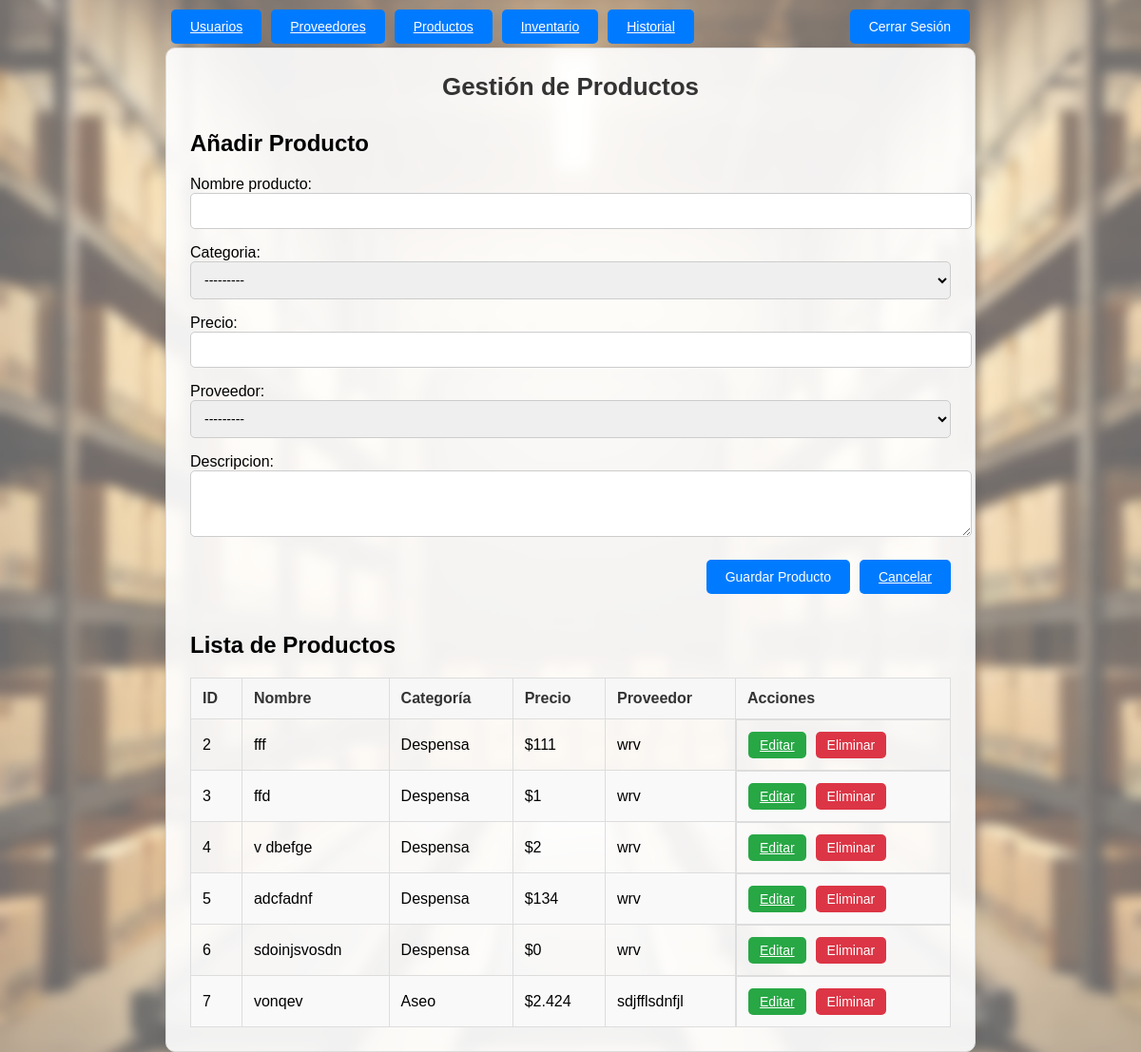
Before: /productos/ (signed in) with the older database file.
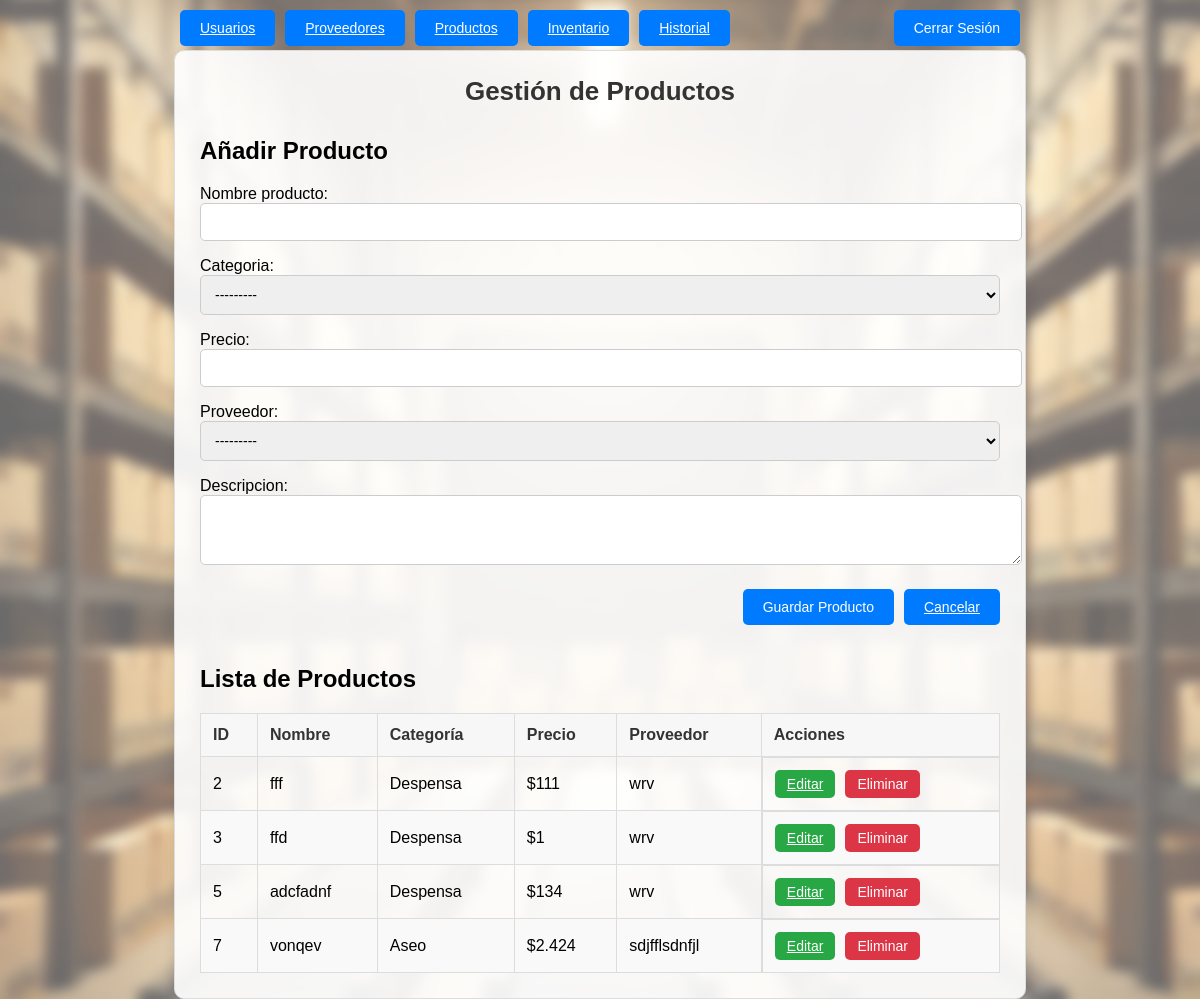
After: the same page with the newer database file.
### productos/models.py (models this page shows, shortened)
class Producto(models.Model):
    nombre_producto = models.CharField(max_length=100)
    class Categoria(models.TextChoices):
        ASEO = 'Aseo', 'Aseo'
        DESPENSA = 'Despensa', 'Despensa'
        CONGELADOS = 'Congelados', 'Congelados'
        CUIDADO_PERSONAL = 'Cuidado Personal', 'Cuidado Personal'
    categoria = models.CharField(
        max_length=16,
        choices=Categoria.choices,
        blank=False,
    )
    precio = models.DecimalField(max_digits=10, decimal_places=2)
    proveedor = models.ForeignKey(
        'proveedores.Proveedor',
        on_delete=models.PROTECT,
        related_name='productos'
    )
    descripcion = models.TextField(blank=True, null=True)
    fecha_registro = models.DateTimeField(auto_now_add=True)

### proveedores/models.py (models this page shows, shortened)
class Proveedor(models.Model):
    nombre_razon_social = models.CharField(max_length=100, verbose_name="Nombre o Razón Social")
    class TipoProveedor(models.TextChoices):
        ASEO = 'Aseo', 'Aseo'
        DESPENSA = 'Despensa', 'Despensa'
        CONGELADOS = 'Congelados', 'Congelados'
        CUIDADO_PERSONAL = 'Cuidado Personal', 'Cuidado Personal'
    tipo_proveedor = models.CharField(
        max_length=16,
        choices=TipoProveedor.choices,
        blank=False,
    )
    rut = models.CharField(
        max_length=12,
        unique=True,
        verbose_name="RUT"
    )
    direccion = models.CharField(
        max_length=255,
        blank=True,
        null=True,
        verbose_name="Dirección"
    )
    telefono = models.CharField(
        max_length=15,
        blank=True,
        null=True,
        verbose_name="Teléfono"
    )
    email = models.EmailField(
        max_length=100,
        unique=True,
        blank=True,
        null=True,
        verbose_name="Correo Electrónico"
    )
    notas = models.TextField(
        blank=True,
        null=True,
        verbose_name="Notas o Comentarios"
    )
    creado_en = models.DateTimeField(
        auto_now_add=True,
        verbose_name="Fecha de Creación"
    )

### usuarios/decorators.py (the view)
    def _wrapped_view(request, *args, **kwargs):
        if not request.user.is_authenticated:
            return redirect('login')
        if request.user.rol == 'Administrador':
            return view_func(request, *args, **kwargs)
        else:
            raise PermissionDenied("No tienes permiso para acceder a esta página.")

### productos/forms.py
class ProductoForm(forms.ModelForm):
    class Meta:
        model = Producto
        fields = ['nombre_producto', 'categoria', 'precio', 'proveedor', 'descripcion']
        widgets = {
            'nombre_producto': forms.TextInput(attrs={'class': 'form-control'}),
            'categoria': forms.Select(attrs={'class': 'form-control', 'id': 'id_categoria'}),
            'precio': forms.NumberInput(attrs={'class': 'form-control'}),
            'proveedor': forms.Select(attrs={'class': 'form-control', 'id': 'id_proveedor'}),
            'descripcion': forms.Textarea(attrs={'class': 'form-control', 'rows': 3}),
        }
    def __init__(self, *args, **kwargs):
        super().__init__(*args, **kwargs)
        if 'categoria' in self.data:
            categoria = self.data.get('categoria')
            self.fields['proveedor'].queryset = Proveedor.objects.filter(tipo_proveedor=categoria)
        else:
            self.fields['proveedor'].queryset = Proveedor.objects.none()

### productos/templates/productos/gestionProductos.html (shortened to what this page needs)
{% load currency_filters %}
<!DOCTYPE html>
<html lang="es">
<head>
    {% load static %}
    <link rel="stylesheet" href="{% static 'productos/styles.css' %}">
</head>
<body>
    <header style="display: flex; justify-content: space-between; align-items: center; padding: 10px; position: absolute;
      top: 0; width: 70%">
      <div style="display: flex; align-items: center;">
          <nav style="display: flex; gap: 10px;">
              {% if request.user.rol == "Administrador" %}
                <a href="{% url 'gestionUsuarios' %}" class="button">Usuarios</a>
                <a href="{% url 'gestionProveedores' %}" class="button">Proveedores</a>
                <a href="{% url 'gestionProductos' %}" class="button">Productos</a>
              {% endif %}
              <a href="{% url 'gestionInventario' %}" class="button">Inventario</a>
              <a href="{% url 'historial' %}" class="button">Historial</a>
          </nav>
      </div>
      <form method="post" action="{% url 'logout' %}">
          <button type="submit" class="button delete">Cerrar Sesión</button>
      </form>
    </header>
    <div class="container">
        <h1>Gestión de Productos</h1>
        <div class="form-section">
            <h2>{% if producto_id %}Editar Producto{% else %}Añadir Producto{% endif %}</h2>
            <form method="post">
                {{ form.as_p }}
                <div class="button-container">
                    <button type="submit" class="button">
                        {% if producto_id %}Actualizar Producto{% else %}Guardar Producto{% endif %}
                    </button>
                    <a href="{% url 'gestionProductos' %}" class="button delete">Cancelar</a>
                </div>
            </form>
        </div>
        <div class="table-container">
            <h2>Lista de Productos</h2>
            <table>
                <thead>
                    <tr>
                        <th>ID</th>
                        <th>Nombre</th>
                        <th>Categoría</th>
                        <th>Precio</th>
                        <th>Proveedor</th>
                        <th>Acciones</th>
                    </tr>
                </thead>
                <tbody>
                    {% for producto in productos %}
                    <tr>
                        <td>{{ producto.id }}</td>
                        <td>{{ producto.nombre_producto }}</td>
                        <td>{{ producto.categoria }}</td>
                        <td>{{ producto.precio|currency }}</td>
                        <td>{{ producto.proveedor.nombre_razon_social }}</td>
                        <td class="action-buttons">
                            <a href="{% url 'gestionProductos' producto.id %}" class="button">Editar</a>
                            <form method="post" action="{% url 'eliminarProducto' producto.id %}" style="display:inline;">
                                <button type="submit" class="button delete" onclick="return confirm('¿Estás seguro de eliminar este producto?');">Eliminar</button>
                            </form>
                        </td>
                    </tr>
                    {% endfor %}
                </tbody>
            </table>
        </div>
    </div>
</body>
</html>

Changed rows visible on the page:
removed Producto: id "4", nombre_producto "v dbefge", categoria "Despensa", precio "$2", proveedor.nombre_razon_social "wrv"
removed Producto: id "6", nombre_producto "sdoinjsvosdn", categoria "Despensa", precio "$0", proveedor.nombre_razon_social "wrv"
